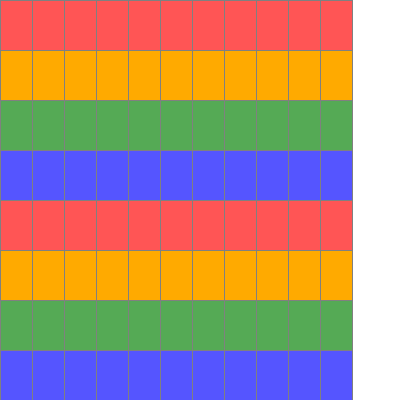
Frame 1 (no input)
Frame 60 (the mouse pressed at the canvas centre just before this capture): identical to frame 1, image omitted
Frame 120 (the mouse held since frame 60 and released just before this capture): identical to frame 1, image omitted

The Processing sketch that drew this single still picture (run headless with seeded random() and noise(); from frame 60 on, the mouse is pressed at the canvas centre):

// Processing sketch: week04_3_uno_better_card_func
// ── week04_3_uno_better_card_func.pde
void setup(){
  size(400,400);
}
int [][] card=new int[8][11];
color[] C={#FF5555,#FFAA00,#55AA55,#5555FF};
void draw(){
  background(255);
  for(int i=0;i<8;i++){
    for(int j=0;j<11;j++){
      drawCard(j*32,i*50,C[i%4]);
    }
  }
}
void drawCard(int x,int y,color c){
  stroke(128);//gray stroke
  fill(255);
  rect(x,y,32,50);
  fill(c);
  rect(x,y,32,50);
}
